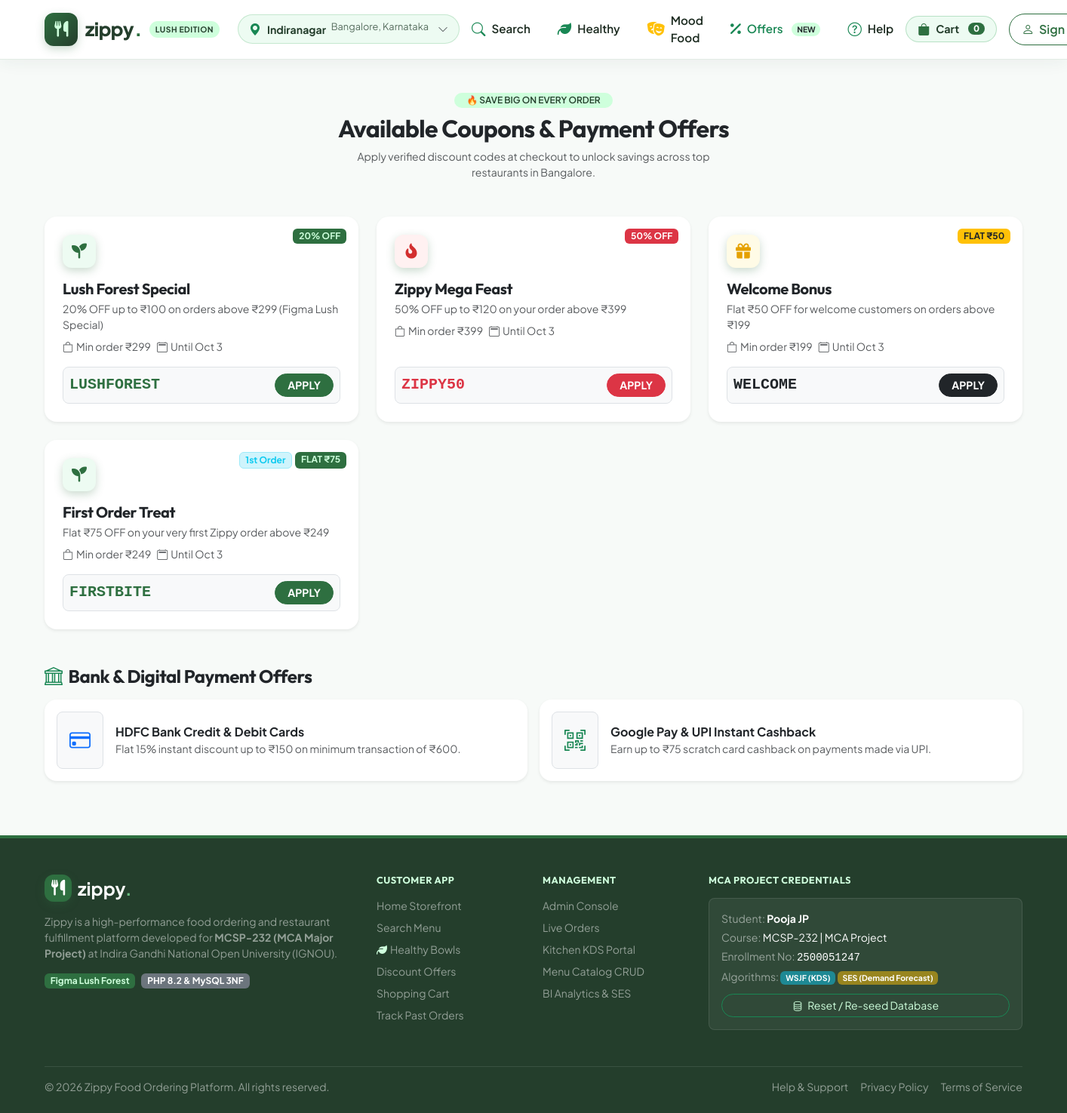
The page /customer/offers.php on the database its author committed.
### tables this page shows
CREATE TABLE `coupons` (
    `coupon_id` INT AUTO_INCREMENT PRIMARY KEY,
    `code` VARCHAR(50) NOT NULL UNIQUE,
    `title` VARCHAR(120) NOT NULL,
    `description` VARCHAR(255) NOT NULL,
    `discount_type` ENUM('percentage', 'flat') NOT NULL DEFAULT 'percentage',
    `discount_value` DECIMAL(10,2) NOT NULL DEFAULT 0.00,
    `max_discount` DECIMAL(10,2) NOT NULL DEFAULT 0.00,
    `min_order` DECIMAL(10,2) NOT NULL DEFAULT 0.00,
    `valid_from` DATETIME NULL DEFAULT NULL,
    `valid_until` DATETIME NULL DEFAULT NULL,
    `usage_limit` INT NOT NULL DEFAULT 0,
    `per_user_limit` INT NOT NULL DEFAULT 0,
    `first_order_only` TINYINT(1) NOT NULL DEFAULT 0,
    `used_count` INT NOT NULL DEFAULT 0,
    `is_active` TINYINT(1) NOT NULL DEFAULT 1,
    `created_at` TIMESTAMP NOT NULL DEFAULT CURRENT_TIMESTAMP
);

### includes/functions.php (called while the page is built, shortened)
<?php
require_once __DIR__ . '/../config/config.php';
function dbQuery(string $sql, array $params = []): ?PDOStatement
{
    $pdo = getDbConnection();
    try {
        $stmt = $pdo->prepare($sql);
        $stmt->execute();
        return $stmt;
    } catch (PDOException $e) {
        error_log("Database Query Error: " . $e->getMessage() . " | SQL: " . $sql);
        if ($pdo->inTransaction()) {
            throw $e;
        }
        return null;
    }
}
function dbFetchAll(string $sql, array $params = []): array
{
    $stmt = dbQuery($sql, $params);
    return $stmt ? $stmt->fetchAll() : [];
}
function getAvailableCoupons(bool $includeInactive = false): array
{
    static $fallbackCoupons = [
        'LUSHFOREST' => [
            'coupon_id' => 1,
            'code' => 'LUSHFOREST',
            'title' => 'Lush Forest Special',
            'discount_type' => 'percentage',
            'discount_value' => 20.00,
            'max_discount' => 100.00,
            'min_order' => 299.00,
            'usage_limit' => 0,
            'per_user_limit' => 0,
            'first_order_only' => 0,
            'used_count' => 0,
            'is_active' => 1,
            'description' => '20% OFF up to ₹100 on orders above ₹299 (Figma Lush Special)'
        ],
        'ZIPPY50' => [
            'coupon_id' => 2,
            'code' => 'ZIPPY50',
            'title' => 'Zippy Mega Feast',
            'discount_type' => 'percentage',
            'discount_value' => 50.00,
            'max_discount' => 120.00,
            'min_order' => 399.00,
            'usage_limit' => 0,
            'per_user_limit' => 0,
            'first_order_only' => 0,
            'used_count' => 0,
            'is_active' => 1,
            'description' => '50% OFF up to ₹120 on your order above ₹399'
        ],
        'WELCOME' => [
            'coupon_id' => 3,
            'code' => 'WELCOME',
            'title' => 'Welcome Bonus',
            'discount_type' => 'flat',
            'discount_value' => 50.00,
            'max_discount' => 50.00,
            'min_order' => 199.00,
            'usage_limit' => 0,
            'per_user_limit' => 0,
            'first_order_only' => 0,
            'used_count' => 0,
            'is_active' => 1,
            'description' => 'Flat ₹50 OFF for welcome customers on orders above ₹199'
        ]
    ];
    try {
        $where = $includeInactive ? "1=1" : "`is_active` = 1 AND (`valid_from` IS NULL OR `valid_from` <= NOW()) AND (`valid_until` IS NULL OR `valid_until` >= NOW())";
        $rows = dbFetchAll("SELECT * FROM `coupons` WHERE {$where} ORDER BY `coupon_id` ASC");
        $mapped = [];
        foreach ($rows as $row) {
            $code = strtoupper(trim((string)$row['code']));
            $mapped[$code] = [
                'coupon_id' => (int)$row['coupon_id'],
                'code' => $code,
                'title' => (string)($row['title'] ?? $code),
                'description' => (string)($row['description'] ?? ''),
                'discount_type' => (string)$row['discount_type'],
                'discount_value' => (float)$row['discount_value'],
                'max_discount' => (float)$row['max_discount'],
                'min_order' => (float)$row['min_order'],
                'valid_from' => $row['valid_from'] ?? null,
                'valid_until' => $row['valid_until'] ?? null,
                'usage_limit' => (int)($row['usage_limit'] ?? 0),
                'per_user_limit' => (int)($row['per_user_limit'] ?? 0),
                'first_order_only' => (int)($row['first_order_only'] ?? 0),
                'used_count' => (int)($row['used_count'] ?? 0),
                'is_active' => (int)($row['is_active'] ?? 1),
            ];
        }
        return $mapped;
    } catch (Throwable $e) {
        return $fallbackCoupons;
    }
}

### config/config.php (called while the page is built, shortened)
<?php
function e(?string $string): string
{
    return htmlspecialchars($string ?? '', ENT_QUOTES, 'UTF-8');
}
function jsJson(mixed $value): string
{
    $encoded = json_encode(
        $value,
        JSON_HEX_TAG | JSON_HEX_APOS | JSON_HEX_QUOT | JSON_HEX_AMP | JSON_UNESCAPED_UNICODE
    );
    return $encoded !== false ? $encoded : 'null';
}

### customer/offers.php (the view, shortened to what this page needs)
<?php
require_once __DIR__ . '/includes/header.php';
$coupons = getAvailableCoupons();
?>
<main class="py-4">
  <div class="container-xl">
    <div class="text-center mb-5">
      <span class="badge rounded-pill px-3 py-1 mb-2 fw-semibold" style="background:#CEFFDC; color:#243E2C;">
        🔥 SAVE BIG ON EVERY ORDER
      </span>
      <h2 class="fw-bold font-outfit text-dark mb-2">Available Coupons & Payment Offers</h2>
      <p class="text-muted small" style="max-width: 500px; margin: 0 auto;">
        Apply verified discount codes at checkout to unlock savings across top restaurants in Bangalore.
      </p>
    </div>
    <div class="row g-4 mb-5">
      <?php
        $accentThemes = [
          ['badgeStyle' => 'background:#2E6F40; color:#CEFFDC;', 'iconBg' => 'background:#EDFBF2; color:#2E6F40;', 'icon' => 'fa-solid fa-seedling', 'codeClass' => 'text-forest', 'btnClass' => 'btn-success', 'btnStyle' => 'background:#2E6F40; border-color:#2E6F40;'],
          ['badgeStyle' => 'background:#dc3545; color:#fff;', 'iconBg' => 'background:#fff1f1; color:#D32F2F;', 'icon' => 'fa-solid fa-fire-flame-curved', 'codeClass' => 'text-danger', 'btnClass' => 'btn-danger', 'btnStyle' => ''],
          ['badgeStyle' => 'background:#ffc107; color:#212529;', 'iconBg' => 'background:#fffbe6; color:#E5A100;', 'icon' => 'fa-solid fa-gift', 'codeClass' => 'text-dark', 'btnClass' => 'btn-dark', 'btnStyle' => ''],
        ];
        $cIdx = 0;
      ?>
      <?php if (!empty($coupons)): ?>
        <?php foreach ($coupons as $cp): ?>
          <?php
            $theme = $accentThemes[$cIdx % count($accentThemes)];
            $cIdx++;
            $cpCode = (string)($cp['code'] ?? '');
            $cpTitle = (string)($cp['title'] ?? $cpCode);
            $cpDesc = (string)($cp['description'] ?? '');
            $badgeTxt = ($cp['discount_type'] ?? '') === 'percentage'
              ? ((int)$cp['discount_value'] . '% OFF')
              : ('FLAT ₹' . (int)$cp['discount_value']);
          ?>
          <div class="col-md-4">
            <div class="card h-100 border-0 rounded-4 shadow-sm p-4 bg-white d-flex flex-column justify-content-between position-relative overflow-hidden">
              <div class="position-absolute top-0 end-0 m-3 d-flex gap-1">
                <?php if (!empty($cp['first_order_only'])): ?>
                  <span class="badge bg-info-subtle text-info border border-info-subtle">1st Order</span>
                <?php endif; ?>
                <span class="badge" style="<?= e($theme['badgeStyle']) ?>"><?= e($badgeTxt) ?></span>
              </div>
              <div>
                <div class="brand-icon-box mb-3" style="width: 44px; height: 44px; <?= e($theme['iconBg']) ?>">
                  <i class="<?= e($theme['icon']) ?> fs-5"></i>
                </div>
                <h5 class="fw-bold text-dark mb-1 font-outfit"><?= e($cpTitle) ?></h5>
                <p class="text-muted small mb-2"><?= e($cpDesc) ?></p>
                <div class="d-flex flex-wrap gap-2 small text-muted mb-3">
                  <?php if ((float)($cp['min_order'] ?? 0) > 0): ?>
                    <span><i class="bi bi-bag me-1"></i>Min order ₹<?= number_format((float)$cp['min_order'], 0) ?></span>
                  <?php endif; ?>
                  <?php if (!empty($cp['valid_until'])): ?>
                    <span><i class="bi bi-calendar2 me-1"></i>Until <?= e(date('M j', strtotime((string)$cp['valid_until']))) ?></span>
                  <?php endif; ?>
                </div>
              </div>
              <div class="d-flex align-items-center justify-content-between p-2 rounded-3 border bg-light">
                <code class="fs-5 fw-bold <?= e($theme['codeClass']) ?>"><?= e($cpCode) ?></code>
                <button type="button" class="btn btn-sm <?= e($theme['btnClass']) ?> rounded-pill px-3 fw-bold" style="<?= e($theme['btnStyle']) ?>"
                        onclick="navigator.clipboard?.writeText(<?= e(jsJson($cpCode)) ?>); localStorage.setItem('pooja_active_coupon', <?= e(jsJson($cpCode)) ?>); showToast('Coupon ' + <?= e(jsJson($cpCode)) ?> + ' applied & copied!');">
                  APPLY
                </button>
              </div>
            </div>
          </div>
        <?php endforeach; ?>
      <?php endif; ?>
    </div>
    <h4 class="fw-bold mb-3 font-outfit text-dark"><i class="bi bi-bank text-success me-2"></i>Bank & Digital Payment Offers</h4>
    <div class="row g-3">
      <div class="col-md-6">
        <div class="card border-0 rounded-4 shadow-sm p-3 bg-white d-flex flex-row align-items-center gap-3">
          <div class="p-3 rounded-3 bg-light border text-primary fs-3">
            <i class="bi bi-credit-card"></i>
          </div>
          <div>
            <div class="fw-bold text-dark">HDFC Bank Credit & Debit Cards</div>
            <p class="small text-muted mb-0">Flat 15% instant discount up to ₹150 on minimum transaction of ₹600.</p>
          </div>
        </div>
      </div>
      <div class="col-md-6">
        <div class="card border-0 rounded-4 shadow-sm p-3 bg-white d-flex flex-row align-items-center gap-3">
          <div class="p-3 rounded-3 bg-light border text-success fs-3">
            <i class="bi bi-qr-code-scan"></i>
          </div>
          <div>
            <div class="fw-bold text-dark">Google Pay & UPI Instant Cashback</div>
            <p class="small text-muted mb-0">Earn up to ₹75 scratch card cashback on payments made via UPI.</p>
          </div>
        </div>
      </div>
    </div>
  </div>
</main>
<?php require_once __DIR__ . '/includes/footer.php'; ?>

### rows shown on the page
coupons: badgeTxt "20% OFF", title "Lush Forest Special", description "20% OFF up to ₹100 on orders above ₹299 (Figma Lush Special)", min_order "299", valid_until "Oct 3", code "LUSHFOREST"
coupons: badgeTxt "50% OFF", title "Zippy Mega Feast", description "50% OFF up to ₹120 on your order above ₹399", min_order "399", valid_until "Oct 3", code "ZIPPY50"
coupons: badgeTxt "FLAT ₹50", title "Welcome Bonus", description "Flat ₹50 OFF for welcome customers on orders above ₹199", min_order "199", valid_until "Oct 3", code "WELCOME"
coupons: first_order_only "1st Order", badgeTxt "FLAT ₹75", title "First Order Treat", description "Flat ₹75 OFF on your very first Zippy order above ₹249", min_order "249", valid_until "Oct 3", code "FIRSTBITE"
